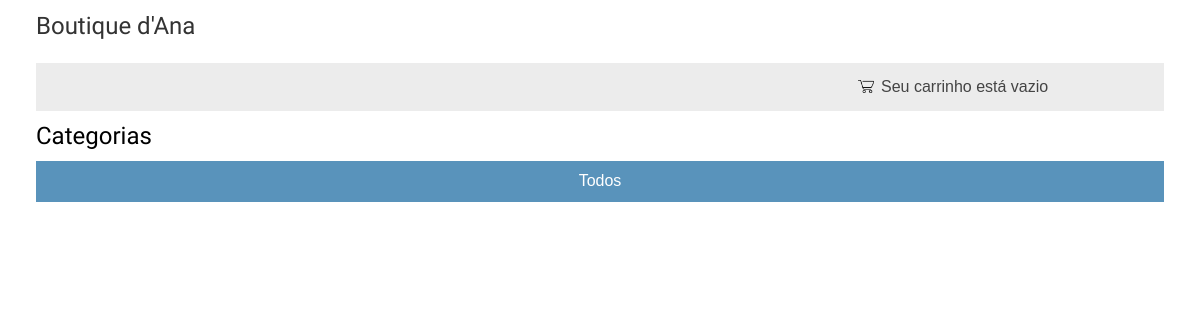
/, run on an earlier commit of the app's database.
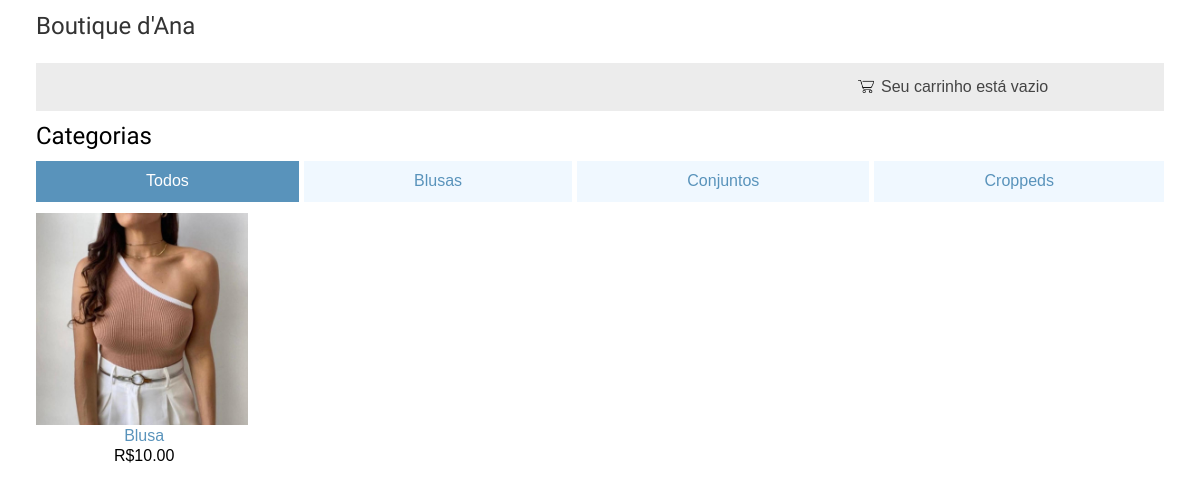
And on a later commit of the database.
### shop/models.py (models this page shows, shortened)
class Category(models.Model):
    name = models.CharField(max_length=200)
    slug = models.SlugField(max_length=200,
                            unique=True)
    class Meta:
        ordering = ['name']
        indexes = [
            models.Index(fields=['name']),
        ]
        verbose_name = 'category'
        verbose_name_plural = 'categories'
    def get_absolute_url(self):
        return reverse('shop:product_list_by_category',
                       args=[self.slug])

class Product(models.Model):
    category = models.ForeignKey(Category,
                                 related_name='products',
                                 on_delete=models.CASCADE)
    name = models.CharField(max_length=200)
    slug = models.SlugField(max_length=200)
    image = models.ImageField(upload_to='products/%Y/%m/%d',
                              blank=True)
    description = models.TextField(blank=True)
    price = models.DecimalField(max_digits=10,
                                decimal_places=2)
    available = models.BooleanField(default=True)
    created = models.DateTimeField(auto_now_add=True)
    updated = models.DateTimeField(auto_now=True)
    stock = models.IntegerField()
    class Meta:
        ordering = ['name']
        indexes = [
            models.Index(fields=['id', 'slug']),
            models.Index(fields=['name']),
            models.Index(fields=['-created']),
        ]
    def get_absolute_url(self):
        return reverse('shop:product_detail',
                       args=[self.id, self.slug])

### shop/views.py (the view)
# urls.py: path('', views.product_list, name='product_list'),
def product_list(request, category_slug=None):
    category = None
    categories = Category.objects.all()
    products = Product.objects.filter(available=True)
    if category_slug:
        category = get_object_or_404(Category, slug=category_slug)
        products = products.filter(category=category)
    return render(request,
                  'shop/product/list.html',
                  {'category': category,
                   'categories': categories,
                   'products': products})

### cart/cart.py (called while the page is built)
    def __len__(self):
        return sum(item['quantity'] for item in self.cart.values())

### cart/context_processors.py (called while the page is built)
def cart(request):
    print("Cart context processor called")
    return {'cart': Cart(request)}

### shop/templates/shop/product/list.html (shortened to what this page needs)
{% extends "shop/base.html" %}
{% load static %}
{% block content %}
  <div id="container">
    <div id="sidebar">
      <h2>Categorias</h2>
      <ul>
        <li {% if not category %}class="selected"{% endif %}>
          <a href="{% url 'shop:product_list' %}">Todos</a>
        </li>
        {% for c in categories %}
          <li {% if category.slug == c.slug %}class="selected"{% endif %}>
            <a href="{{ c.get_absolute_url }}">{{ c.name }}</a>
          </li>
        {% endfor %}
      </ul>
    </div>
    <div id="main">
      <div class="product-list">
        {% for product in products %}
          <div class="item">
            <div class="item-image">
              <a href="{{ product.get_absolute_url }}">
                <img src="{% if product.image %}{{ product.image.url }}{% else %}{% static 'img/no_image.png' %}{% endif %}">
              </a>
            </div>
            <a href="{{ product.get_absolute_url }}" class="product-name">{{ product.name }}</a>
            <p class="item-price">R${{ product.price }}</p>
          </div>
        {% endfor %}
      </div>
    </div>
  </div>
{% endblock %}

### shop/templates/shop/base.html (shortened to what this page needs)
{% load static %}
<!DOCTYPE html>
<html>
  <head>
    <link href="{% static "css/base.css" %}" rel="stylesheet">
  </head>
  <body>
    <div id="header">
      <a href="/" class="logo">Boutique d'Ana</a>
    </div>
    <div id="subheader">
      <div class="cart-sub">
        <img src="{% static 'img/carrinho.png' %}" alt="Cart image">
        {% with total_items=cart|length %}
          {% if total_items > 0 %}
            Seu carrinho:
            <a href="{% url "cart:cart_detail" %}">
              {{ total_items }} item{{ total_items|pluralize }},
              R${{ cart.get_total_price }}
            </a>
          {% elif not order %}
            Seu carrinho está vazio
          {% endif %}
        {% endwith %}
      </div>
    </div>
    <div id="content">
      {% block content %}
      {% endblock %}
    </div>
  </body>
</html>

### shop/static/css/base.css (style rules this page uses)
body { margin:0; padding: 3%; padding-top:1% ; overflow: visible; font-family:helvetica, sans-serif; }
h1, h2, h3, h4, h5 , h6 { font-family: 'Ubuntu', sans-serif; font-weight:normal; }
a { text-decoration:none; color:#5993bb; }
#header { padding-bottom: 2%; overflow:auto; }
#subheader { background:#ececec; color:#444; padding:15px 10%; overflow:auto; }
#header .logo { font-family: 'Ubuntu', sans-serif; float:left; color:#333; font-size:1.5rem; margin-right:10%; }
.cart-sub { background-color: transparent; padding-right: 3px; display: flex; align-items: center; justify-content: flex-end; }
#subheader .cart-sub img { float: right; width: 1.8%; height: 2.3%; background-color: transparent; padding-right: 0.8%; align-self: center; }
#content { height: auto; max-height: none; overflow: visible; }
#sidebar { width: 100%; padding-bottom: 1%; padding-top: 1%; float: none; background-color: #ffffff; }
#sidebar h2 { padding-bottom: 1%; margin: 0; }
#sidebar ul { margin: 0; padding: 0; display: flex; justify-content: space-around; }
#sidebar ul li { margin: 0; list-style: none; padding: 1%; flex-grow: 1; text-align: center; }
#sidebar ul li a { display: block; }
#sidebar ul li.selected { background: #5993bb; border-radius: 0px; }
#sidebar ul li.selected a { color: #fff; }
#sidebar ul li:not(.selected) { background-color: aliceblue; }
#sidebar ul li:not(:last-child) { margin-right: 5px; }
#main { height: auto; max-height: none; overflow: visible; }
.product-list { display: grid; grid-template-columns: repeat(auto-fill, minmax(200px, 1fr)); gap: 1.5%; }
.item { width: 100%; height: auto; }
.item-image { width: 100%; height: 0; padding-bottom: 100%; position: relative; }
.item-image img { position: absolute; top: 0; left: 0; width: 100%; height: 100%; object-fit: cover; }
.product-name, .item-price { display: block; width: 100%; text-align: center; margin: 1%; }
.item a { font-size: 100%; }

What changed in the data, as far as the page shows it:
added Category: name "Blusas"
added Category: name "Conjuntos"
added Category: name "Croppeds"
added Product: image (picture), name "Blusa", price "10.00"
